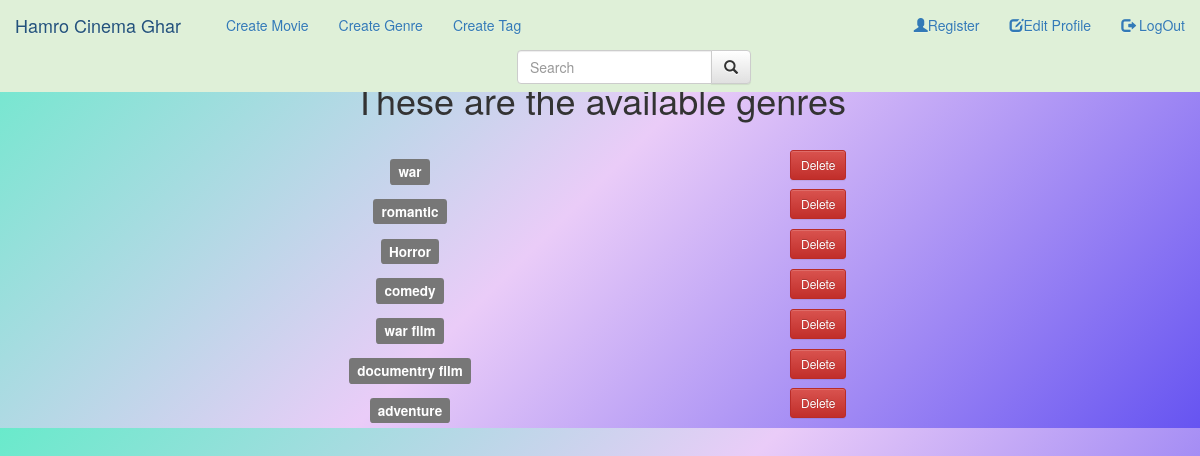
The app's page /movie/genre/list/ (signed in) with its own data.
### qfxcinema/models.py (models this page shows)
class Genre(models.Model):
    name = models.CharField(max_length=30)
    def __str__(self):
        return self.name

### qfxcinema/genre_views.py (the view)
# urls.py: path('genre/list/', staff_member_required(GenreListView.as_view()), name='genre_list'),
class GenreListView(ListView):
    model = Genre
    template_name = 'genre/create.html'
    context_object_name = 'Genres'
    def get_context_data(self, **kwargs):
        context = super(GenreListView, self).get_context_data(**kwargs)
        context['List'] = 'These are the available genres'
        return context

### qfxcinema/templates/genre/create.html (shortened to what this page needs)
{% extends 'base.html' %}
{% block body %}
	<div class="container">
		{% if Create %}
			<form method="Post">
				{% csrf_token %}
				{{ form.as_p }}
				<button type="submit" class="btn btn-success">{{ Create }}</button>
			</form>
		{% else %}
			<h1 class="text-center"> {{ List }} </h1>
			<br>
			{% for Genre in Genres %}
				<div class="container-fluid">
					<form method="Post" action="{% url 'movie:genre_delete' Genre.pk %}">{% csrf_token %}
						<div class="row">
							<span class="col-md-8 text-center">
								<h4><span class="label label-default">{{ Genre }}</span></h4>
							</span>
							<span class="col-md-0 text-center">
								<button class="btn btn-sm btn-danger" type="submit">Delete</button> <br>
							</span>
						</div>
					</form>
				</div>
			{% endfor %}
		{% endif %}
	</div>
{% endblock %}

### records on screen
Genre: name "war"
Genre: name "romantic"
Genre: name "Horror"
Genre: name "comedy"
Genre: name "war film"
Genre: name "documentry film"
Genre: name "adventure"

### other values on screen
{{ List }} "These are the available genres"
